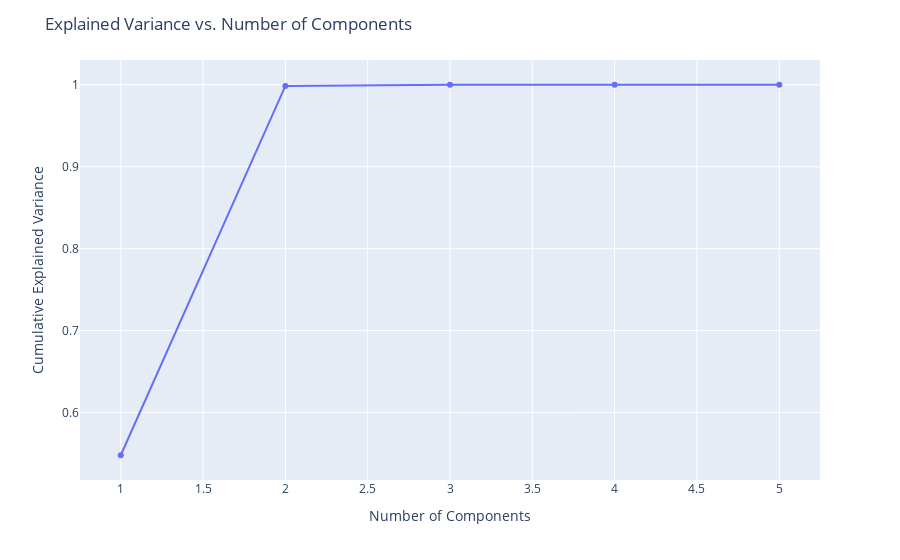

Notebook cell for this chart:
### Code cell
Graphs_eda.pca_elbow_method_plot(df)

### Figure 1 — Plotly figure (JSON) as saved in the notebook; plotly's stock layout.template omitted (floating-point values rounded to 4 significant figures)
{"data": [{"hovertemplate": "x=%{x}<br>y=%{y}<extra></extra>", "legendgroup": "", "line": {"color": "#636efa", "dash": "solid", "shape": "linear"}, "marker": {"symbol": "circle"}, "mode": "lines+markers", "name": "", "orientation": "v", "showlegend": false, "type": "scatter", "x": [1, 2, 3, 4, 5], "xaxis": "x", "y": [0.5479, 0.9986, 1.0, 1.0, 1], "yaxis": "y"}], "layout": {"legend": {"tracegroupgap": 0}, "margin": {"t": 60}, "title": {"text": "Explained Variance vs. Number of Components"}, "xaxis": {"anchor": "y", "domain": [0, 1], "title": {"text": "Number of Components"}}, "yaxis": {"anchor": "x", "domain": [0, 1], "title": {"text": "Cumulative Explained Variance"}}}}
